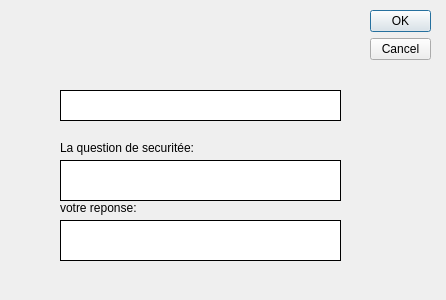
<?xml version="1.0" encoding="UTF-8"?>
<ui version="4.0">
 <class>OubliMotDePasseDialog</class>
 <widget class="QDialog" name="OubliMotDePasseDialog">
  <property name="geometry">
   <rect>
    <x>0</x>
    <y>0</y>
    <width>446</width>
    <height>300</height>
   </rect>
  </property>
  <property name="windowTitle">
   <string>Dialog</string>
  </property>
  <widget class="QDialogButtonBox" name="buttonBox">
   <property name="geometry">
    <rect>
     <x>370</x>
     <y>10</y>
     <width>61</width>
     <height>241</height>
    </rect>
   </property>
   <property name="orientation">
    <enum>Qt::Vertical</enum>
   </property>
   <property name="standardButtons">
    <set>QDialogButtonBox::Cancel|QDialogButtonBox::Ok</set>
   </property>
  </widget>
  <widget class="QLabel" name="label_2">
   <property name="geometry">
    <rect>
     <x>60</x>
     <y>140</y>
     <width>211</width>
     <height>16</height>
    </rect>
   </property>
   <property name="text">
    <string>La question de securitée:</string>
   </property>
  </widget>
  <widget class="QLabel" name="label_3">
   <property name="geometry">
    <rect>
     <x>60</x>
     <y>200</y>
     <width>121</width>
     <height>16</height>
    </rect>
   </property>
   <property name="text">
    <string>votre reponse:</string>
   </property>
  </widget>
  <widget class="QLineEdit" name="lineEdit">
   <property name="geometry">
    <rect>
     <x>60</x>
     <y>220</y>
     <width>281</width>
     <height>41</height>
    </rect>
   </property>
   <property name="styleSheet">
    <string notr="true"> border: 1px solid black; 
background-color: rgb(255, 255, 255);</string>
   </property>
  </widget>
  <widget class="QLineEdit" name="lineEdit_2">
   <property name="geometry">
    <rect>
     <x>60</x>
     <y>90</y>
     <width>281</width>
     <height>31</height>
    </rect>
   </property>
   <property name="styleSheet">
    <string notr="true"> border: 1px solid black; 
background-color: rgb(255, 255, 255);</string>
   </property>
  </widget>
  <widget class="QLineEdit" name="lineEditQuestionSecurite">
   <property name="geometry">
    <rect>
     <x>60</x>
     <y>160</y>
     <width>281</width>
     <height>41</height>
    </rect>
   </property>
   <property name="styleSheet">
    <string notr="true"> border: 1px solid black; 
background-color: rgb(255, 255, 255);</string>
   </property>
  </widget>
 </widget>
 <resources/>
 <connections>
  <connection>
   <sender>buttonBox</sender>
   <signal>accepted()</signal>
   <receiver>OubliMotDePasseDialog</receiver>
   <slot>accept()</slot>
   <hints>
    <hint type="sourcelabel">
     <x>248</x>
     <y>254</y>
    </hint>
    <hint type="destinationlabel">
     <x>157</x>
     <y>274</y>
    </hint>
   </hints>
  </connection>
  <connection>
   <sender>buttonBox</sender>
   <signal>rejected()</signal>
   <receiver>OubliMotDePasseDialog</receiver>
   <slot>reject()</slot>
   <hints>
    <hint type="sourcelabel">
     <x>316</x>
     <y>260</y>
    </hint>
    <hint type="destinationlabel">
     <x>286</x>
     <y>274</y>
    </hint>
   </hints>
  </connection>
 </connections>
</ui>
